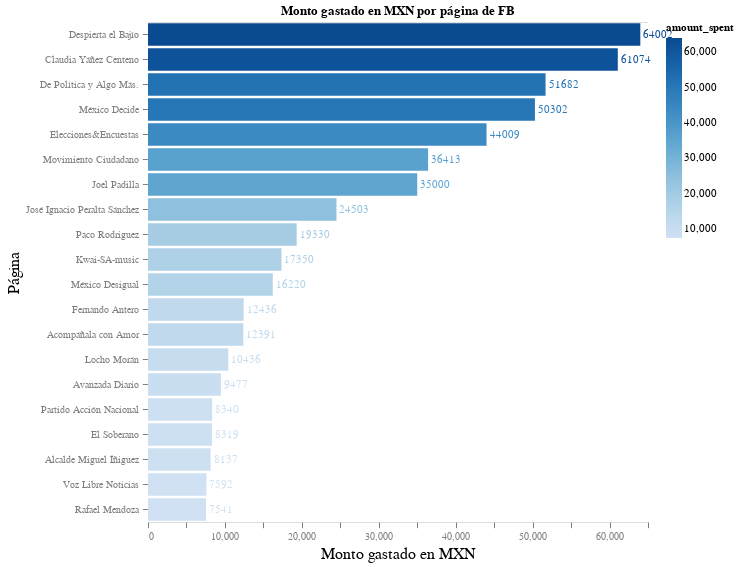

Here is the notebook cell this chart was saved with:
### Code cell
%run ggplot2_theme.py



page_name = alt.Chart(df_1).mark_bar().encode(
    x = alt.X('amount_spent:Q', title = "Monto gastado en MXN"),
    y = alt.Y('page_name:N', sort='-x', title = "Página"),
    color = 'amount_spent'
).transform_window(
  rank='rank(amout_spent))',
  sort=[alt.SortField('amount_spent', order='descending')]
).transform_filter(
  alt.datum.rank <= 20
).properties(
    width = 500,
    height= 500,
    title = "Monto gastado en MXN por página de FB"
)

page_name_text = page_name.mark_text(
    align='left',
    baseline='middle',
    dx=3  # Nudges text to right so it doesn't appear on top of the bar
).encode(
    text='amount_spent:Q'
)

page_name = page_name+page_name_text
page_name

### Figure 1 — Vega-Lite specification as saved in the notebook (floating-point values rounded to 4 significant figures; data arrays with more than 128 entries replaced by an {"elided": "..."} marker saying what was removed)
{"config": {"group": {"fill": "#e5e5e5"}, "arc": {"fill": "#000"}, "area": {"fill": "#000"}, "line": {"stroke": "#000"}, "path": {"stroke": "#000"}, "rect": {"fill": "#000"}, "shape": {"stroke": "#000"}, "symbol": {"fill": "#000", "size": 40}, "axis": {"domain": false, "grid": true, "gridColor": "#FFFFFF", "gridOpacity": 1, "labelColor": "#7F7F7F", "labelPadding": 4, "tickColor": "#7F7F7F", "tickSize": 5.67, "titleFontSize": 16, "titleFontWeight": "normal"}, "legend": {"labelBaseline": "middle", "labelFontSize": 11, "symbolSize": 40}, "range": {"category": ["#000000", "#7F7F7F", "#1A1A1A", "#999999", "#333333", "#B0B0B0", "#4D4D4D", "#C9C9C9", "#666666", "#DCDCDC"]}}, "layer": [{"mark": "bar", "encoding": {"color": {"type": "quantitative", "field": "amount_spent"}, "x": {"type": "quantitative", "field": "amount_spent", "title": "Monto gastado en MXN"}, "y": {"type": "nominal", "field": "page_name", "sort": "-x", "title": "Página"}}, "height": 500, "title": "Monto gastado en MXN por página de FB", "transform": [{"window": [{"op": "rank", "field": "amout_spent)", "as": "rank"}], "sort": [{"field": "amount_spent", "order": "descending"}]}, {"filter": "(datum.rank <= 20)"}], "width": 500}, {"mark": {"type": "text", "align": "left", "baseline": "middle", "dx": 3}, "encoding": {"color": {"type": "quantitative", "field": "amount_spent"}, "text": {"type": "quantitative", "field": "amount_spent"}, "x": {"type": "quantitative", "field": "amount_spent", "title": "Monto gastado en MXN"}, "y": {"type": "nominal", "field": "page_name", "sort": "-x", "title": "Página"}}, "height": 500, "title": "Monto gastado en MXN por página de FB", "transform": [{"window": [{"op": "rank", "field": "amout_spent)", "as": "rank"}], "sort": [{"field": "amount_spent", "order": "descending"}]}, {"filter": "(datum.rank <= 20)"}], "width": 500}], "data": {"name": "data-0772bc2d38f26f6ec28efe2191465802"}, "$schema": "https://vega.github.io/schema/vega-lite/v4.8.1.json", "datasets": {"data-0772bc2d38f26f6ec28efe2191465802": {"elided": "613 records"}}}
